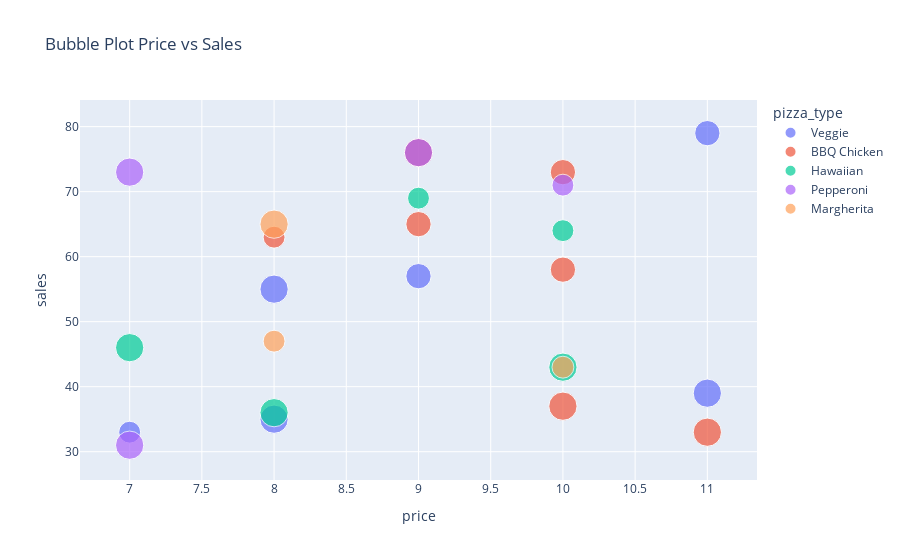

The notebook cell this image was saved under:
### Markdown cell above
## 📊 Bubble Plot

### Code cell
px.scatter(df, x='price', y='sales', size='rating', color='pizza_type', title='Bubble Plot Price vs Sales').show()

### Figure 1 — Plotly figure (JSON) as saved in the notebook; plotly's stock layout.template omitted (floating-point values rounded to 4 significant figures)
{"data": [{"hovertemplate": "pizza_type=Veggie<br>price=%{x}<br>sales=%{y}<br>rating=%{marker.size}<extra></extra>", "legendgroup": "Veggie", "marker": {"color": "#636efa", "size": [4, 4, 5, 3, 5, 5], "sizemode": "area", "sizeref": 0.0125, "symbol": "circle"}, "mode": "markers", "name": "Veggie", "orientation": "v", "showlegend": true, "type": "scatter", "x": [9, 11, 8, 7, 8, 11], "xaxis": "x", "y": [57, 79, 35, 33, 55, 39], "yaxis": "y"}, {"hovertemplate": "pizza_type=BBQ Chicken<br>price=%{x}<br>sales=%{y}<br>rating=%{marker.size}<extra></extra>", "legendgroup": "BBQ Chicken", "marker": {"color": "#EF553B", "size": [5, 4, 5, 4, 5, 4, 3], "sizemode": "area", "sizeref": 0.0125, "symbol": "circle"}, "mode": "markers", "name": "BBQ Chicken", "orientation": "v", "showlegend": true, "type": "scatter", "x": [9, 10, 10, 9, 11, 10, 8], "xaxis": "x", "y": [76, 73, 37, 65, 33, 58, 63], "yaxis": "y"}, {"hovertemplate": "pizza_type=Hawaiian<br>price=%{x}<br>sales=%{y}<br>rating=%{marker.size}<extra></extra>", "legendgroup": "Hawaiian", "marker": {"color": "#00cc96", "size": [5, 3, 5, 5, 3], "sizemode": "area", "sizeref": 0.0125, "symbol": "circle"}, "mode": "markers", "name": "Hawaiian", "orientation": "v", "showlegend": true, "type": "scatter", "x": [8, 10, 10, 7, 9], "xaxis": "x", "y": [36, 64, 43, 46, 69], "yaxis": "y"}, {"hovertemplate": "pizza_type=Pepperoni<br>price=%{x}<br>sales=%{y}<br>rating=%{marker.size}<extra></extra>", "legendgroup": "Pepperoni", "marker": {"color": "#ab63fa", "size": [5, 5, 3, 5], "sizemode": "area", "sizeref": 0.0125, "symbol": "circle"}, "mode": "markers", "name": "Pepperoni", "orientation": "v", "showlegend": true, "type": "scatter", "x": [9, 7, 10, 7], "xaxis": "x", "y": [76, 31, 71, 73], "yaxis": "y"}, {"hovertemplate": "pizza_type=Margherita<br>price=%{x}<br>sales=%{y}<br>rating=%{marker.size}<extra></extra>", "legendgroup": "Margherita", "marker": {"color": "#FFA15A", "size": [3, 5, 3], "sizemode": "area", "sizeref": 0.0125, "symbol": "circle"}, "mode": "markers", "name": "Margherita", "orientation": "v", "showlegend": true, "type": "scatter", "x": [8, 8, 10], "xaxis": "x", "y": [47, 65, 43], "yaxis": "y"}], "layout": {"legend": {"itemsizing": "constant", "title": {"text": "pizza_type"}, "tracegroupgap": 0}, "title": {"text": "Bubble Plot Price vs Sales"}, "xaxis": {"anchor": "y", "domain": [0, 1], "title": {"text": "price"}}, "yaxis": {"anchor": "x", "domain": [0, 1], "title": {"text": "sales"}}}}
